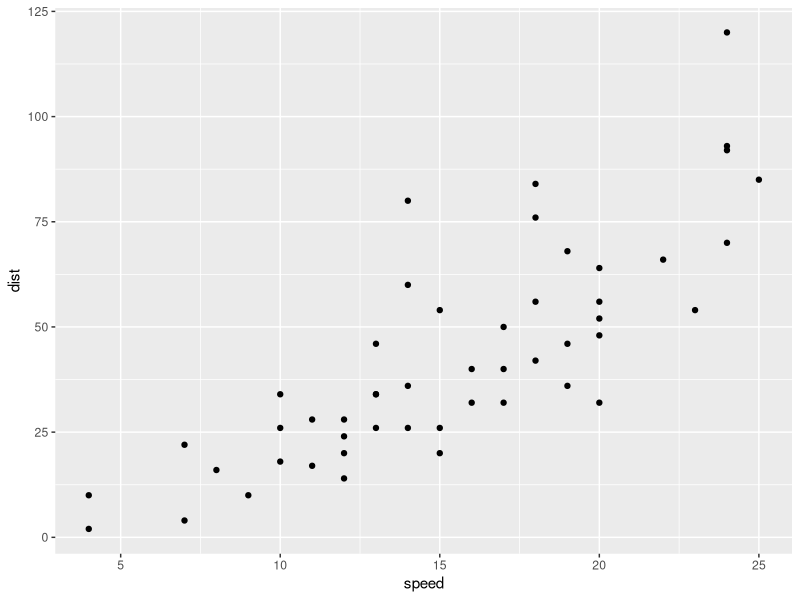
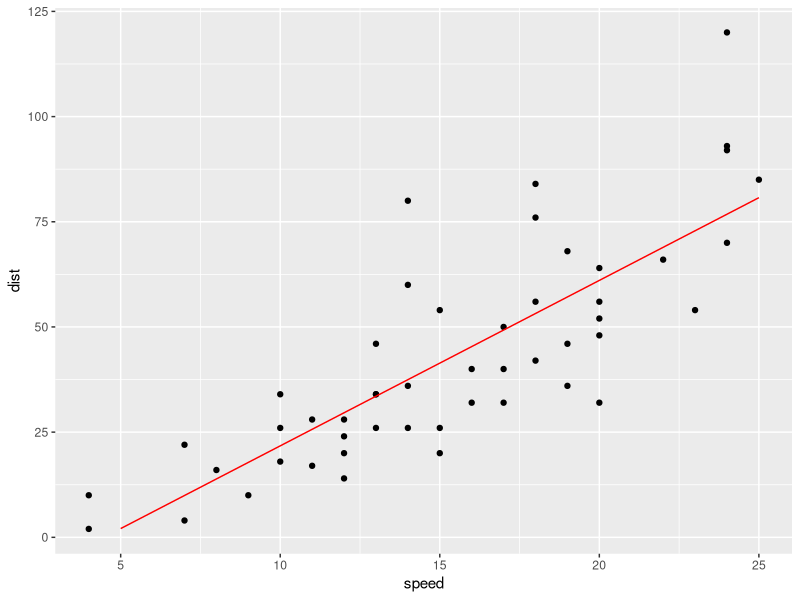

These charts were generated, in order, by the following R code:
RegresionLinealFit <- function(X,Y) {
    # Creamos una matriz de 1
    unos <- matrix(data = 1, nrow = 50, ncol = 1) #El numero nrow depen del dataset usado
    
    # Unimos la matrix X con la matriz de 1
    X <- cbind(unos, X)
    
    X_T <- t(X) # Traspuesta de la matrix X
    B_hat <- solve(X_T %*% X) %*% X_T %*% Y # Aplicamos la funcion 
    
  return(B_hat)
}

library(dplyr)
library(ggplot2)

cars %>%
        select(speed, dist) %>%
        ggplot(aes (x = speed, y = dist))+
            geom_point()

X_list <- cars %>%
        select(speed)

Y_list <- cars %>%
        select(dist)

X_matrix <- matrix(unlist(X_list), ncol = 1, byrow = TRUE)

Y_matrix <- matrix(unlist(Y_list), ncol = 1, byrow = TRUE)

modelo <- RegresionLinealFit(X_matrix, Y_matrix)

modelo_df = as.data.frame(t(modelo), stringsAsFactors = FALSE)

b <- modelo_df %>%
            select(V1)

b <- as.numeric(b)

m <- modelo_df %>%
            select(V2)

m <- as.numeric(m)

ggplot() +
    geom_point(data = cars, aes (x = speed, y = dist)) +
    geom_line(data = NULL, aes(x= c(5,25) , y=c((5 * m) + b, (25 * m) + b)),color='red')


